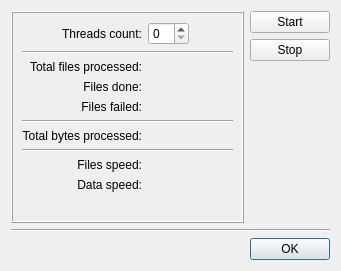
<?xml version="1.0" encoding="UTF-8"?>
<ui version="4.0">
 <class>ArchiveTest</class>
 <widget class="QDialog" name="ArchiveTest">
  <property name="geometry">
   <rect>
    <x>0</x>
    <y>0</y>
    <width>341</width>
    <height>271</height>
   </rect>
  </property>
  <layout class="QVBoxLayout" name="verticalLayout_3">
   <item>
    <layout class="QHBoxLayout" name="horizontalLayout">
     <item>
      <widget class="QFrame" name="frame">
       <property name="frameShape">
        <enum>QFrame::Box</enum>
       </property>
       <property name="frameShadow">
        <enum>QFrame::Raised</enum>
       </property>
       <layout class="QVBoxLayout" name="verticalLayout_2">
        <item>
         <layout class="QGridLayout" name="gridLayout">
          <item row="0" column="0">
           <widget class="QLabel" name="labelWorkersCountStatic">
            <property name="text">
             <string>Threads count:</string>
            </property>
            <property name="alignment">
             <set>Qt::AlignRight|Qt::AlignTrailing|Qt::AlignVCenter</set>
            </property>
           </widget>
          </item>
          <item row="0" column="1">
           <widget class="QSpinBox" name="spinBoxWorkersCount"/>
          </item>
          <item row="0" column="2">
           <spacer name="horizontalSpacer">
            <property name="orientation">
             <enum>Qt::Horizontal</enum>
            </property>
            <property name="sizeHint" stdset="0">
             <size>
              <width>40</width>
              <height>20</height>
             </size>
            </property>
           </spacer>
          </item>
          <item row="1" column="0" colspan="3">
           <widget class="Line" name="line_2">
            <property name="orientation">
             <enum>Qt::Horizontal</enum>
            </property>
           </widget>
          </item>
          <item row="2" column="0">
           <widget class="QLabel" name="labelTotalFilesProcessedStatic">
            <property name="text">
             <string>Total files processed:</string>
            </property>
            <property name="alignment">
             <set>Qt::AlignRight|Qt::AlignTrailing|Qt::AlignVCenter</set>
            </property>
           </widget>
          </item>
          <item row="2" column="1" colspan="2">
           <widget class="QLabel" name="labelTotalFilesProcessed">
            <property name="font">
             <font>
              <weight>75</weight>
              <bold>true</bold>
             </font>
            </property>
           </widget>
          </item>
          <item row="3" column="0">
           <widget class="QLabel" name="labelFilesDoneStatic">
            <property name="text">
             <string>Files done:</string>
            </property>
            <property name="alignment">
             <set>Qt::AlignRight|Qt::AlignTrailing|Qt::AlignVCenter</set>
            </property>
           </widget>
          </item>
          <item row="3" column="1" colspan="2">
           <widget class="QLabel" name="labelFilesDone">
            <property name="font">
             <font>
              <weight>75</weight>
              <bold>true</bold>
             </font>
            </property>
           </widget>
          </item>
          <item row="4" column="0">
           <widget class="QLabel" name="labelFilesFailedStatic">
            <property name="text">
             <string>Files failed:</string>
            </property>
            <property name="alignment">
             <set>Qt::AlignRight|Qt::AlignTrailing|Qt::AlignVCenter</set>
            </property>
           </widget>
          </item>
          <item row="4" column="1" colspan="2">
           <widget class="QLabel" name="labelFilesFailed">
            <property name="font">
             <font>
              <weight>75</weight>
              <bold>true</bold>
             </font>
            </property>
           </widget>
          </item>
          <item row="5" column="0" colspan="3">
           <widget class="Line" name="line_3">
            <property name="orientation">
             <enum>Qt::Horizontal</enum>
            </property>
           </widget>
          </item>
          <item row="6" column="0">
           <widget class="QLabel" name="labelTotalBytesProcessedStatic">
            <property name="text">
             <string>Total bytes processed:</string>
            </property>
            <property name="alignment">
             <set>Qt::AlignRight|Qt::AlignTrailing|Qt::AlignVCenter</set>
            </property>
           </widget>
          </item>
          <item row="6" column="1" colspan="2">
           <widget class="QLabel" name="labelTotalBytesReaded">
            <property name="font">
             <font>
              <weight>75</weight>
              <bold>true</bold>
             </font>
            </property>
           </widget>
          </item>
          <item row="7" column="0" colspan="3">
           <widget class="Line" name="line_4">
            <property name="orientation">
             <enum>Qt::Horizontal</enum>
            </property>
           </widget>
          </item>
          <item row="8" column="0">
           <widget class="QLabel" name="labelFilesSpeedStatic">
            <property name="text">
             <string>Files speed:</string>
            </property>
            <property name="alignment">
             <set>Qt::AlignRight|Qt::AlignTrailing|Qt::AlignVCenter</set>
            </property>
           </widget>
          </item>
          <item row="8" column="1" colspan="2">
           <widget class="QLabel" name="labelFilesSpeed">
            <property name="font">
             <font>
              <weight>75</weight>
              <bold>true</bold>
             </font>
            </property>
           </widget>
          </item>
          <item row="9" column="0">
           <widget class="QLabel" name="labelDataSpeedStatic">
            <property name="text">
             <string>Data speed:</string>
            </property>
            <property name="alignment">
             <set>Qt::AlignRight|Qt::AlignTrailing|Qt::AlignVCenter</set>
            </property>
           </widget>
          </item>
          <item row="9" column="1" colspan="2">
           <widget class="QLabel" name="labelBytesSpeed">
            <property name="font">
             <font>
              <weight>75</weight>
              <bold>true</bold>
             </font>
            </property>
           </widget>
          </item>
         </layout>
        </item>
        <item>
         <spacer name="verticalSpacer_2">
          <property name="orientation">
           <enum>Qt::Vertical</enum>
          </property>
          <property name="sizeHint" stdset="0">
           <size>
            <width>20</width>
            <height>6</height>
           </size>
          </property>
         </spacer>
        </item>
       </layout>
      </widget>
     </item>
     <item>
      <layout class="QVBoxLayout" name="verticalLayout">
       <item>
        <widget class="QPushButton" name="buttonStart">
         <property name="text">
          <string>Start</string>
         </property>
        </widget>
       </item>
       <item>
        <widget class="QPushButton" name="buttonStop">
         <property name="text">
          <string>Stop</string>
         </property>
        </widget>
       </item>
       <item>
        <spacer name="verticalSpacer">
         <property name="orientation">
          <enum>Qt::Vertical</enum>
         </property>
         <property name="sizeHint" stdset="0">
          <size>
           <width>20</width>
           <height>40</height>
          </size>
         </property>
        </spacer>
       </item>
      </layout>
     </item>
    </layout>
   </item>
   <item>
    <widget class="Line" name="line">
     <property name="orientation">
      <enum>Qt::Horizontal</enum>
     </property>
    </widget>
   </item>
   <item>
    <widget class="QDialogButtonBox" name="buttonBox">
     <property name="orientation">
      <enum>Qt::Horizontal</enum>
     </property>
     <property name="standardButtons">
      <set>QDialogButtonBox::Ok</set>
     </property>
    </widget>
   </item>
  </layout>
 </widget>
 <resources/>
 <connections>
  <connection>
   <sender>buttonBox</sender>
   <signal>accepted()</signal>
   <receiver>ArchiveTest</receiver>
   <slot>accept()</slot>
   <hints>
    <hint type="sourcelabel">
     <x>248</x>
     <y>254</y>
    </hint>
    <hint type="destinationlabel">
     <x>157</x>
     <y>274</y>
    </hint>
   </hints>
  </connection>
  <connection>
   <sender>buttonBox</sender>
   <signal>rejected()</signal>
   <receiver>ArchiveTest</receiver>
   <slot>reject()</slot>
   <hints>
    <hint type="sourcelabel">
     <x>316</x>
     <y>260</y>
    </hint>
    <hint type="destinationlabel">
     <x>286</x>
     <y>274</y>
    </hint>
   </hints>
  </connection>
 </connections>
</ui>
